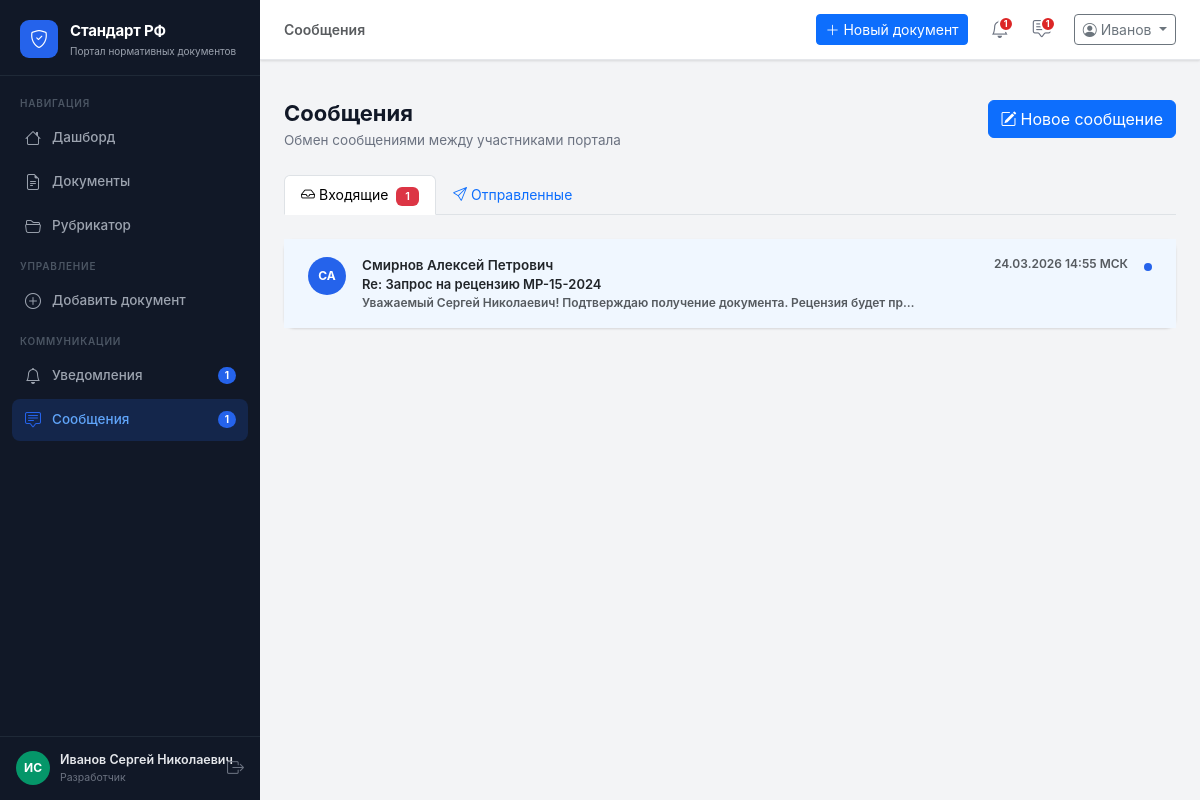
The page /messages/ (signed in) on the database as committed earlier.
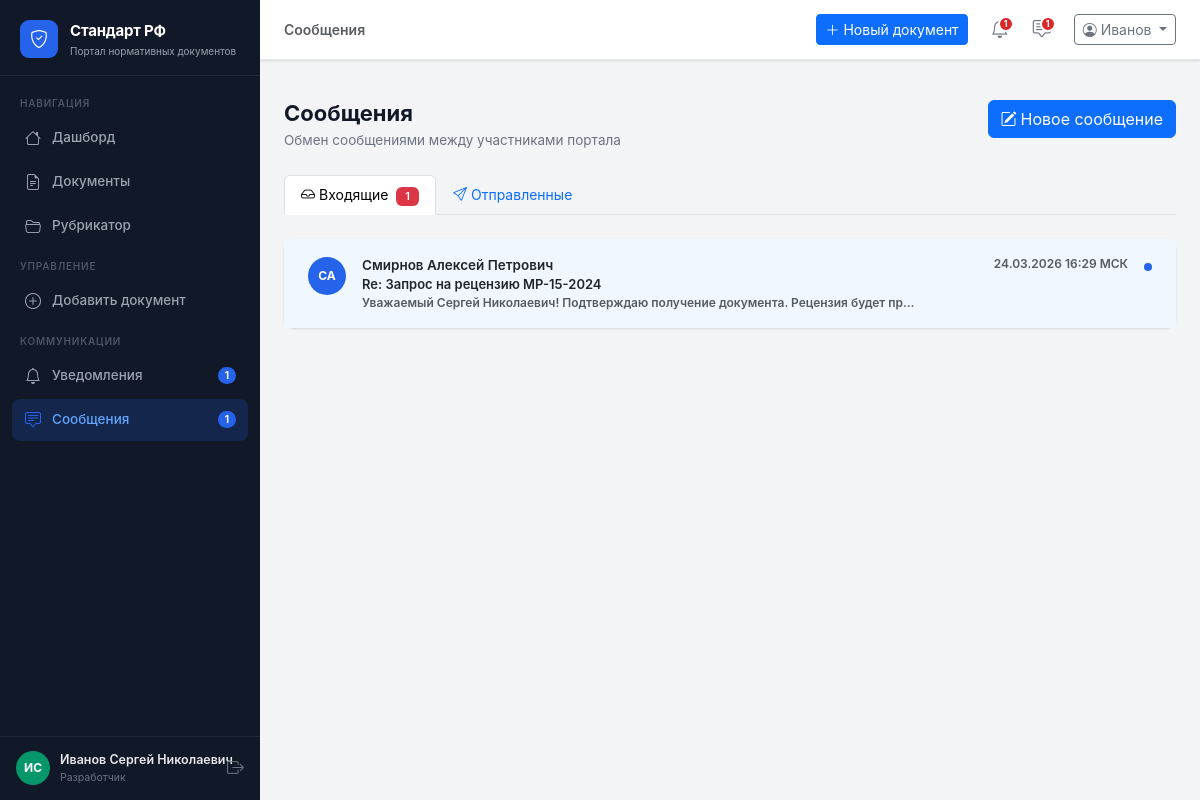
The same page on the database as committed later.
### app/models.py (models this page shows)
class Message(db.Model):
    __tablename__ = 'messages'
    id          = db.Column(db.Integer, primary_key=True)
    sender_id   = db.Column(db.Integer, db.ForeignKey('users.id'), nullable=False)
    receiver_id = db.Column(db.Integer, db.ForeignKey('users.id'), nullable=False)
    subject     = db.Column(db.String(300))
    text        = db.Column(db.Text, nullable=False)
    is_read     = db.Column(db.Boolean, default=False)
    created_at  = db.Column(db.DateTime, default=datetime.utcnow)
    sender   = db.relationship('User', foreign_keys=[sender_id],   backref='sent_messages')
    receiver = db.relationship('User', foreign_keys=[receiver_id], backref='received_messages')

class User(db.Model):
    __tablename__ = 'users'
    id           = db.Column(db.Integer, primary_key=True)
    username     = db.Column(db.String(80), unique=True, nullable=False)
    email        = db.Column(db.String(120), unique=True, nullable=False)
    password     = db.Column(db.String(200), nullable=False, default='demo123')
    role         = db.Column(db.String(20), nullable=False)   # admin | org | expert
    full_name    = db.Column(db.String(200))
    organization = db.Column(db.String(300))
    position     = db.Column(db.String(200))
    created_at   = db.Column(db.DateTime, default=datetime.utcnow)
    phone        = db.Column(db.String(20))
    is_active    = db.Column(db.Boolean, default=True)
    org_id       = db.Column(db.Integer, db.ForeignKey('users.id'), nullable=True)
    rubric_id    = db.Column(db.Integer, db.ForeignKey('rubrics.id'), nullable=True)
    documents     = db.relationship('Document', backref='author', lazy=True,
                                    foreign_keys='Document.author_id')
    comments      = db.relationship('Comment', backref='author', lazy=True)
    notifications = db.relationship('Notification', backref='user', lazy=True)
    def get_initials(self):
        if self.full_name:
            parts = self.full_name.split()
            if len(parts) >= 2:
                return f"{parts[0][0]}{parts[1][0]}".upper()
            return self.full_name[:2].upper()
        return self.username[:2].upper()
    def role_label(self):
        return {'admin': 'Сис. администратор', 'org': 'Разработчик', 'organization': 'Организация', 'expert': 'Эксперт'}.get(self.role, self.role)
    def unread_notifications(self):
        return Notification.query.filter_by(user_id=self.id, is_read=False).count()
    def unread_messages(self):
        return Message.query.filter_by(receiver_id=self.id, is_read=False).count()

### app/routes/messages.py (the view)
@messages_bp.route('/')
@login_required
def index():
    user  = get_current_user()
    inbox = (Message.query.filter_by(receiver_id=user.id)
             .order_by(Message.created_at.desc()).all())
    sent  = (Message.query.filter_by(sender_id=user.id)
             .order_by(Message.created_at.desc()).all())
    return render_template('messages/index.html', inbox=inbox, sent=sent, user=user)

### app/utils.py (called while the page is built)
def login_required(f):
    @wraps(f)
    def decorated(*args, **kwargs):
        if 'user_id' not in session:
            return redirect(url_for('auth.login'))
        return f(*args, **kwargs)
    return decorated

def get_current_user():
    if 'user_id' in session:
        return User.query.get(session['user_id'])
    return None

### app/templates/messages/index.html (shortened to what this page needs)
{% extends 'base.html' %}
{% block page_title %}Сообщения{% endblock %}
{% block content %}
<div class="page-header d-flex align-items-start justify-content-between">
  <div>
    <h1>Сообщения</h1>
    <p>Обмен сообщениями между участниками портала</p>
  </div>
  <a href="{{ url_for('messages.compose') }}" class="btn btn-primary">
    <i class="bi bi-pencil-square me-1"></i>Новое сообщение
  </a>
</div>
<ul class="nav nav-tabs mb-4" id="msgTabs">
  <li class="nav-item">
    <button class="nav-link active" data-bs-toggle="tab" data-bs-target="#inbox">
      <i class="bi bi-inbox me-1"></i>Входящие
      {% set unread = inbox | selectattr('is_read','false') | list %}
      {% if unread %}<span class="badge bg-danger ms-1">{{ unread|length }}</span>{% endif %}
    </button>
  </li>
  <li class="nav-item">
    <button class="nav-link" data-bs-toggle="tab" data-bs-target="#sent">
      <i class="bi bi-send me-1"></i>Отправленные
    </button>
  </li>
</ul>
<div class="tab-content">
  <div class="tab-pane fade show active" id="inbox">
    <div class="card">
      <div class="card-body p-0">
        {% if inbox %}
        {% for msg in inbox %}
        <a href="{{ url_for('messages.view', msg_id=msg.id) }}"
           class="d-flex align-items-start gap-3 px-4 py-3
                  text-decoration-none text-dark list-group-item-action
                  {% if not msg.is_read %}fw-semibold{% endif %}"
           style="{% if not msg.is_read %}background:#f0f7ff;{% endif %}">
          <div class="user-avatar flex-shrink-0"
               style="width:38px;height:38px;font-size:12px;
                      background:#2563eb;margin-top:2px;">
            {{ msg.sender.get_initials() }}
          </div>
          <div class="flex-grow-1 min-w-0">
            <div class="d-flex justify-content-between gap-2">
              <span style="font-size:13.5px;">{{ msg.sender.full_name }}</span>
              <span class="text-muted flex-shrink-0" style="font-size:12px;">
                {{ (msg.created_at | msk).strftime('%d.%m.%Y %H:%M') }} МСК
              </span>
            </div>
            <div class="{% if not msg.is_read %}text-dark{% else %}text-muted{% endif %}"
                 style="font-size:13px;">
              {{ msg.subject or '(без темы)' }}
            </div>
            <div class="text-muted text-truncate" style="font-size:12px;">
              {{ msg.text[:80] }}{% if msg.text|length > 80 %}…{% endif %}
            </div>
          </div>
          {% if not msg.is_read %}
          <div class="flex-shrink-0 mt-2">
            <div style="width:8px;height:8px;background:#2563eb;border-radius:50%;"></div>
          </div>
          {% endif %}
        </a>
        {% endfor %}
        {% else %}
        <div class="text-center py-5 text-muted">
          <i class="bi bi-inbox" style="font-size:40px;opacity:.25;"></i>
          <p class="mt-3 mb-0">Входящих сообщений нет</p>
        </div>
        {% endif %}
      </div>
    </div>
  </div>
</div>
{% endblock %}

Rows that differ between the two databases and show on the page:
changed Message "Уважаемый Сергей Николаевич! Подтверждаю получение документа. Рецензия будет пр": created_at "24.03.2026 14:55" → "24.03.2026 16:29"
